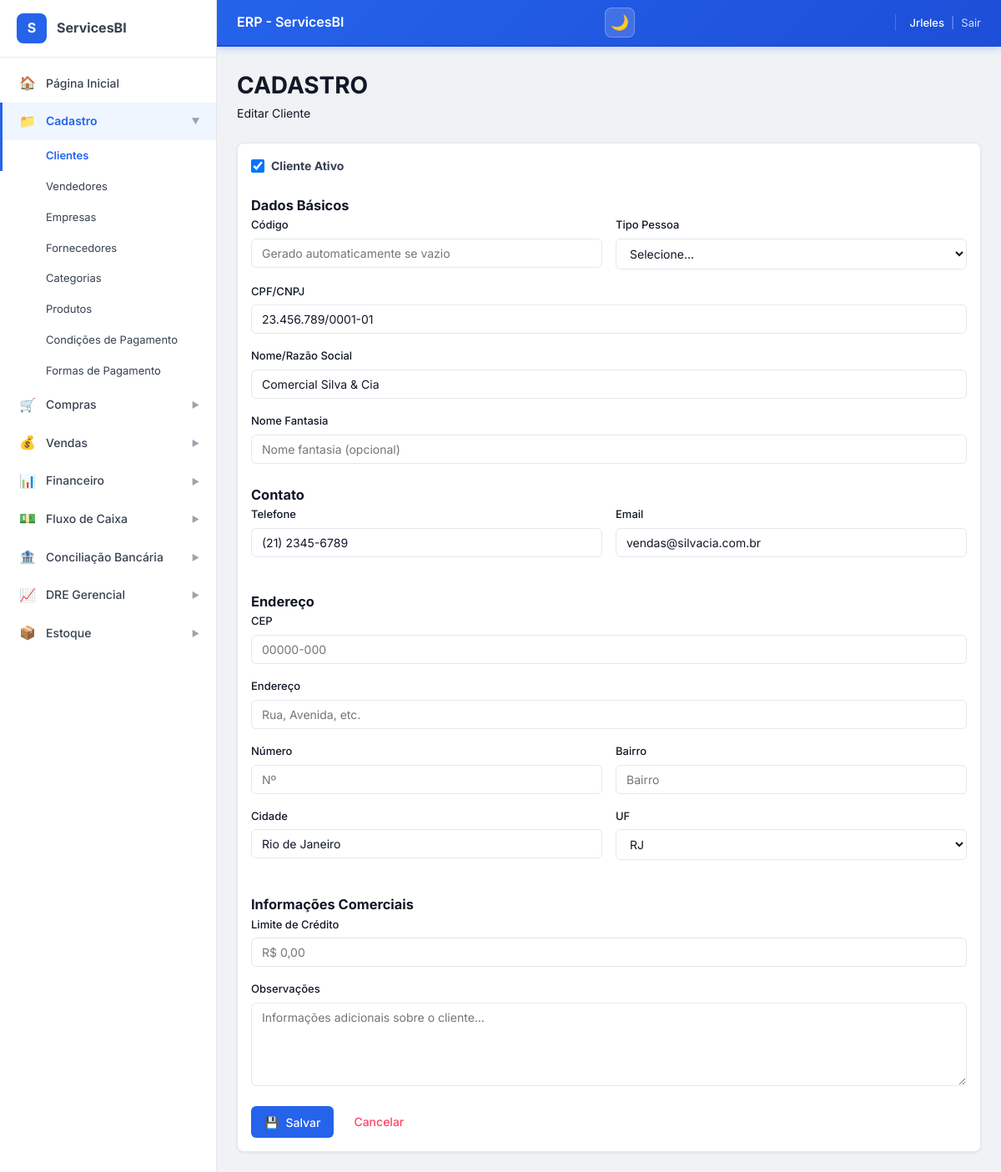
Screenshot of /cadastro/clientes/editar/7/ (signed in) with the database file from the repository.
### ERP_ServicesBI/models.py (models this page shows, shortened)
class Pessoa(models.Model):
    TIPO_CHOICES = [
        ('F', 'Física'),
        ('J', 'Jurídica'),
    ]
    nome_razao_social = models.CharField(max_length=255, blank=True, null=True)
    tipo_pessoa = models.CharField(max_length=1, choices=TIPO_CHOICES, default='J')
    cpf_cnpj = models.CharField(max_length=20, unique=True)
    rg_inscricao_estadual = models.CharField(max_length=20, blank=True, null=True)
    telefone = models.CharField(max_length=20, blank=True, null=True)
    email = models.EmailField(blank=True, null=True)
    cep = models.CharField(max_length=10, blank=True, null=True)
    endereco = models.CharField(max_length=255, blank=True, null=True)
    numero = models.CharField(max_length=10, blank=True, null=True)
    bairro = models.CharField(max_length=100, blank=True, null=True)
    cidade = models.CharField(max_length=100, blank=True, null=True)
    estado = models.CharField(max_length=2, blank=True, null=True)
    ativo = models.BooleanField(default=True)
    criado_em = models.DateTimeField(auto_now_add=True)
    class Meta:
        abstract = True

class Cliente(Pessoa):
    nome_fantasia = models.CharField(max_length=255, blank=True, null=True)
    limite_credito = models.DecimalField(max_digits=10, decimal_places=2, default=0, null=True, blank=True)
    observacoes = models.TextField(blank=True, null=True)
    class Meta:
        verbose_name = 'Cliente'
        verbose_name_plural = 'Clientes'
        ordering = ['nome_razao_social']

### ERP_ServicesBI/views.py (the view)
# urls.py: path('cadastro/clientes/editar/<int:pk>/', views.cliente_edit, name='cliente_edit'),
@login_required
def cliente_edit(request, pk):
    cliente = get_object_or_404(Cliente, pk=pk)
    if request.method == 'POST':
        form = ClienteForm(request.POST, instance=cliente)
        if form.is_valid():
            form.save()
            messages.success(request, 'Cliente atualizado com sucesso!')
            return redirect('ERP_ServicesBI:cliente_list')
    else:
        form = ClienteForm(instance=cliente)
    context = {'form': form, 'titulo': 'Editar Cliente', 'cliente': cliente}
    return render(request, 'cadastro/cliente_form.html', context)

### ERP_ServicesBI/forms.py
class ClienteForm(BaseForm):
    limite_credito = MoneyField()
    class Meta:
        model = Cliente
        fields = '__all__'
    def __init__(self, *args, **kwargs):
        super().__init__(*args, **kwargs)
        self.fields['nome_fantasia'].required = False
        self.fields['observacoes'].required = False
        self.fields['telefone'].required = False
        self.fields['email'].required = False
        self.fields['cep'].required = False
        self.fields['endereco'].required = False
        self.fields['numero'].required = False
        self.fields['bairro'].required = False
        self.fields['cidade'].required = False
        self.fields['estado'].required = False
        self.fields['rg_inscricao_estadual'].required = False
        self.fields['ativo'].required = False

### ERP_ServicesBI/templates/cadastro/cliente_form.html (shortened to what this page needs)
{% extends 'base.html' %}
{% load static %}
{% block content %}
<div class="erp-page-header erp-mb-6">
    <h1 class="erp-page-title">CADASTRO</h1>
    <p class="erp-page-subtitle">{% if cliente %}Editar{% else %}Novo{% endif %} Cliente</p>
</div>
<div class="erp-card" style="max-width: 900px;">
    <form method="post" id="clienteForm" class="erp-form">
        <div class="erp-form-group erp-mb-4">
            <label class="erp-checkbox" style="display: flex; align-items: center; gap: 8px; cursor: pointer; font-size: 14px; color: var(--gray-700);">
                <input type="checkbox"
                       name="ativo"
                       value="True"
                       {% if cliente.ativo or not cliente %}checked{% endif %}
                       style="width: 16px; height: 16px; cursor: pointer;">
                <span><strong>Cliente Ativo</strong></span>
            </label>
        </div>
        <h3 class="erp-section-title">Dados Básicos</h3>
        <div class="erp-form-row">
            <div class="erp-form-group">
                <label class="erp-label" for="codigo">Código</label>
                <input type="text" name="codigo" id="codigo"
                       value="{{ cliente.codigo|default:'' }}"
                       class="erp-input"
                       placeholder="Gerado automaticamente se vazio">
            </div>
            <div class="erp-form-group">
                <label class="erp-label erp-label-required" for="tipo_pessoa">Tipo Pessoa</label>
                <select name="tipo_pessoa" id="tipo_pessoa" class="erp-select" required>
                    <option value="">Selecione...</option>
                </select>
            </div>
        </div>
        <div class="erp-form-row">
            <div class="erp-form-group">
                <label class="erp-label erp-label-required" for="cpf_cnpj">CPF/CNPJ</label>
                <input type="text" name="cpf_cnpj" id="cpf_cnpj"
                       value="{{ cliente.cpf_cnpj|default:'' }}"
                       class="erp-input"
                       placeholder="Selecione o tipo de pessoa"
                       maxlength="18"
                       required>
            </div>
        </div>
        <div class="erp-form-group">
            <label class="erp-label erp-label-required" for="nome_razao_social">Nome/Razão Social</label>
            <input type="text" name="nome_razao_social" id="nome_razao_social"
                   value="{{ cliente.nome_razao_social|default:'' }}"
                   class="erp-input"
                   placeholder="Digite o nome ou razão social"
                   required>
        </div>
        <div class="erp-form-group">
            <label class="erp-label" for="nome_fantasia">Nome Fantasia</label>
            <input type="text" name="nome_fantasia" id="nome_fantasia"
                   value="{{ cliente.nome_fantasia|default:'' }}"
                   class="erp-input"
                   placeholder="Nome fantasia (opcional)">
        </div>
        <h3 class="erp-section-title erp-mt-6">Contato</h3>
        <div class="erp-form-row">
            <div class="erp-form-group">
                <label class="erp-label" for="telefone">Telefone</label>
                <input type="text" name="telefone" id="telefone"
                       value="{{ cliente.telefone|default:'' }}"
                       class="erp-input"
                       placeholder="(00) 00000-0000"
                       maxlength="15">
            </div>
            <div class="erp-form-group">
                <label class="erp-label" for="email">Email</label>
                <input type="email" name="email" id="email"
                       value="{{ cliente.email|default:'' }}"
                       class="erp-input"
                       placeholder="email@exemplo.com">
            </div>
        </div>
        <h3 class="erp-section-title erp-mt-6">Endereço</h3>
        <div class="erp-form-row">
            <div class="erp-form-group" style="flex: 0 0 150px;">
                <label class="erp-label" for="cep">CEP</label>
                <input type="text" name="cep" id="cep"
                       value="{{ cliente.cep|default:'' }}"
                       class="erp-input"
                       placeholder="00000-000"
                       maxlength="9">
            </div>
        </div>
        <div class="erp-form-group">
            <label class="erp-label" for="endereco">Endereço</label>
            <input type="text" name="endereco" id="endereco"
                   value="{{ cliente.endereco|default:'' }}"
                   class="erp-input"
                   placeholder="Rua, Avenida, etc.">
        </div>
        <div class="erp-form-row">
            <div class="erp-form-group" style="flex: 0 0 120px;">
                <label class="erp-label" for="numero">Número</label>
                <input type="text" name="numero" id="numero"
                       value="{{ cliente.numero|default:'' }}"
                       class="erp-input"
                       placeholder="Nº">
            </div>
            <div class="erp-form-group">
                <label class="erp-label" for="bairro">Bairro</label>
                <input type="text" name="bairro" id="bairro"
                       value="{{ cliente.bairro|default:'' }}"
                       class="erp-input"
                       placeholder="Bairro">
            </div>
        </div>
        <div class="erp-form-row">
            <div class="erp-form-group">
                <label class="erp-label" for="cidade">Cidade</label>
                <input type="text" name="cidade" id="cidade"
                       value="{{ cliente.cidade|default:'' }}"
                       class="erp-input"
                       placeholder="Cidade">
            </div>
            <div class="erp-form-group" style="flex: 0 0 100px;">
                <label class="erp-label" for="estado">UF</label>
                <select name="estado" id="estado" class="erp-select">
                    <option value="RJ" {% if cliente.estado == 'RJ' %}selected{% endif %}>RJ</option>
                </select>
            </div>
        </div>
        <h3 class="erp-section-title erp-mt-6">Informações Comerciais</h3>
        <div class="erp-form-row">
            <div class="erp-form-group">
                <label class="erp-label" for="limite_credito">Limite de Crédito</label>
                <input type="text" name="limite_credito" id="limite_credito"
                       value="{{ cliente.limite_credito|default:'' }}"
                       class="erp-input"
                       placeholder="R$ 0,00">
            </div>
        </div>
        <div class="erp-form-group">
            <label class="erp-label" for="observacoes">Observações</label>
            <textarea name="observacoes" id="observacoes" rows="3" class="erp-textarea"
                      placeholder="Informações adicionais sobre o cliente...">{{ cliente.observacoes|default:'' }}</textarea>
        </div>
        <div class="erp-flex erp-gap-2 erp-mt-6">
            <button type="submit" class="erp-btn erp-btn--primary">
                <span>💾</span>
                <span>Salvar</span>
            </button>
            <a href="{% url 'ERP_ServicesBI:cliente_list' %}" class="erp-btn erp-btn--outline" style="color: #fc4564; border-color: #fc4564;">
                <span>Cancelar</span>
            </a>
        </div>
    </form>
</div>
{% endblock %}

### ERP_ServicesBI/templates/components/_header.html (shortened to what this page needs)
<header class="erp-header">
    <div class="erp-flex erp-items-center erp-gap-2">
        <h1 class="erp-header__title">
            {% block header_title %}ERP - ServicesBI{% endblock %}
        </h1>
    </div>
    <div class="erp-header__controls">
        <button class="erp-header__theme-btn"
                onclick="toggleTheme()"
                title="Alternar tema (dark/light)"
                id="themeToggleBtn">
            <span id="themeIcon">🌙</span>
        </button>
    </div>
    <div class="erp-header__user">
        <span class="erp-header__user-name">
            {{ request.user.first_name|default:request.user.username }}
        </span>
        <span style="opacity:0.5">|</span>
        <a href="{% url 'ERP_ServicesBI:logout' %}" class="erp-header__logout">Sair</a>
    </div>
</header>

### rows the page displays
Cliente: ativo "☑", cpf_cnpj "23.456.789/0001-01", nome_razao_social "Comercial Silva & Cia", telefone "(21) 2345-6789", email "vendas@silvacia.com.br", cidade "Rio de Janeiro", estado "RJ"

### other values shown
{{ request.user.first_name|default:request.user.username }} "Jrleles"
